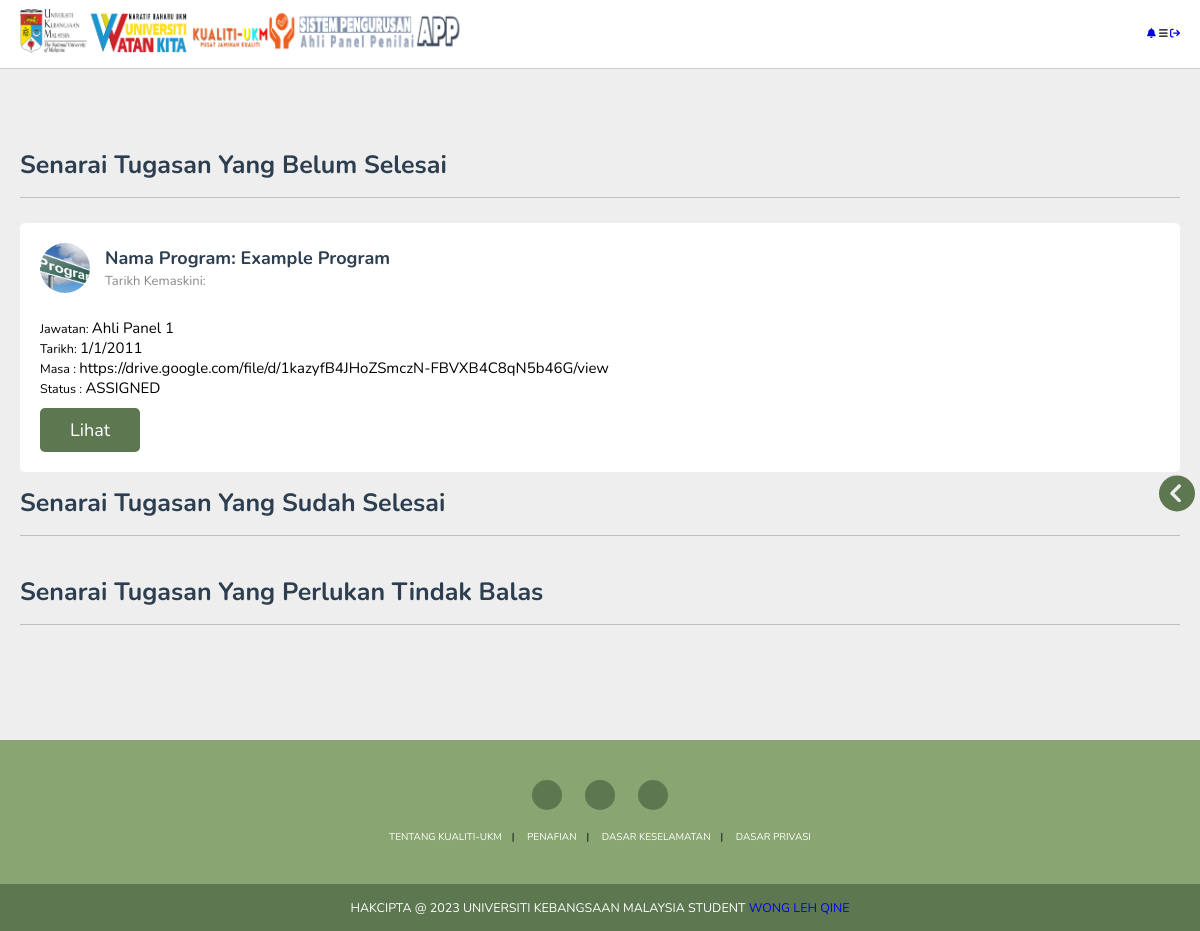
The app's page /pages/penilaianprogram.php (signed in), older data.
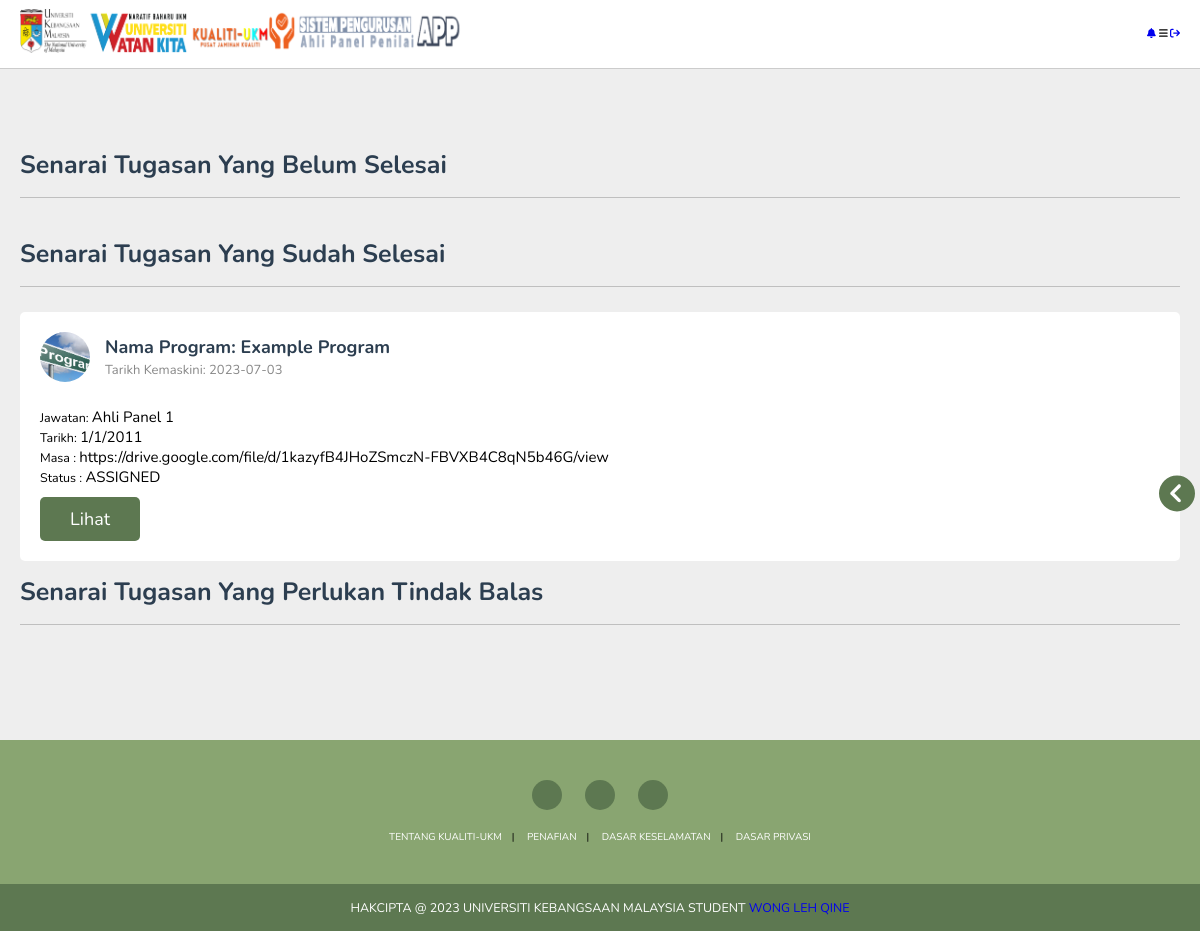
The same page, newer data.
### tables this page shows
CREATE TABLE `program` (
  `PROGRAM_ID` int(11) NOT NULL,
  `NAMA` varchar(100) DEFAULT NULL,
  `TARIKH` varchar(50) DEFAULT NULL,
  `URL_DRIVE` varchar(100) DEFAULT NULL,
  `BIDANG` varchar(50) DEFAULT NULL,
  `STATUS` varchar(50) DEFAULT NULL,
  `DESCRIPTION` varchar(255) DEFAULT NULL,
  `URL_FILE_DRIVE` varchar(100) DEFAULT NULL,
  `UPLOADEDBY` int(11) NOT NULL
);

CREATE TABLE `appprogram` (
  `APPPROGRAM_ID` int(11) NOT NULL,
  `TARIKH_TERIMA` varchar(50) DEFAULT NULL,
  `APP_ID_PENGERUSI` int(11) DEFAULT NULL,
  `PROGRAM_ID` int(11) DEFAULT NULL,
  `KUALITIUKM_ID` int(11) DEFAULT NULL,
  `APP_ID_PANEL_1` int(11) DEFAULT NULL,
  `APP_ID_PANEL_2` int(11) DEFAULT NULL,
  `TARIKH_MASA_KEMASKINI` varchar(50) DEFAULT NULL,
  `KATEGORI` varchar(50) DEFAULT ''
);

### pages/penilaianprogram.php (the view, shortened to what the changed rows need)
<?php
include("../php/db.php");
$id = $_SESSION["id"];
$list_of_program_app = array();
$list_of_program_panel_1 = array();
$penilaian_info = array();
if ($stmt = $con->prepare("SELECT t1.* FROM program t1 left join appprogram t2 on t1.PROGRAM_ID = t2.PROGRAM_ID WHERE t2.APP_ID_PENGERUSI  = '$id'")) {
   $stmt->execute();
   mysqli_stmt_bind_result($stmt, $program_id, $nama, $tarikh, $url_drive, $bidang, $status, $description, $masa, $uploadedby);
} else {
   echo 'Could not prepare statement!';
}
if ($stmt = $con->prepare("SELECT t1.* FROM program t1 left join appprogram t2 on t1.PROGRAM_ID = t2.PROGRAM_ID WHERE t2.APP_ID_PANEL_1 = '$id'")) {
   $stmt->execute();
   mysqli_stmt_bind_result($stmt, $program_id, $nama, $tarikh, $url_drive, $bidang, $status, $description, $masa, $uploadedby);
   while (mysqli_stmt_fetch($stmt)) {
      array_push($list_of_program_panel_1, array($program_id, $nama, $tarikh, $url_drive, $bidang, $status, $description, $masa, $uploadedby));
   }
} else {
   echo 'Could not prepare statement!';
}
if ($stmt = $con->prepare("SELECT `APPPROGRAM_ID`, `TARIKH_TERIMA`, `APP_ID_PENGERUSI`, `PROGRAM_ID`, `KUALITIUKM_ID`, `APP_ID_PANEL_1`, `TARIKH_MASA_KEMASKINI` FROM `appprogram` WHERE `APP_ID_PENGERUSI` = '$id'")) {
   $stmt->execute();
   mysqli_stmt_bind_result($stmt, $app_program_id, $tarikh_terima, $app_id_pengerusi, $program_id, $kualitiukm_id, $app_id_panel_1, $tarikh_masa_kemaskini);
} else {
   echo 'Could not prepare statement!';
}
if ($stmt = $con->prepare("SELECT `APPPROGRAM_ID`, `TARIKH_TERIMA`, `APP_ID_PENGERUSI`, `PROGRAM_ID`, `KUALITIUKM_ID`, `APP_ID_PANEL_1`, `TARIKH_MASA_KEMASKINI` FROM `appprogram` WHERE `APP_ID_PANEL_1` = '$id'")) {
   $stmt->execute();
   mysqli_stmt_bind_result($stmt, $app_program_id, $tarikh_terima, $app_id_pengerusi, $program_id, $kualitiukm_id, $app_id_panel_1, $tarikh_masa_kemaskini);
   while (mysqli_stmt_fetch($stmt)) {
      array_push($penilaian_info, array($app_program_id, $tarikh_terima, $app_id_pengerusi, $program_id, $kualitiukm_id, $app_id_panel_1, $tarikh_masa_kemaskini));
   }
} else {
   echo 'Could not prepare statement!';
}
$done_report = array([], [], []);
if ($stmt = $con->prepare("SELECT t1.`APPPROGRAM_ID`, t1.`TARIKH_EFEKTIF` FROM `laporan` t1 LEFT JOIN appprogram t2 on t1.APPPROGRAM_ID = t2.APPPROGRAM_ID WHERE t2.`APP_ID_PENGERUSI` = '$id' AND t1.TYPE = '0'")) {
   $stmt->execute();
   mysqli_stmt_bind_result($stmt, $app_program_id, $tarikh_efektif);
} else {
   echo 'Could not prepare statement!';
}
if ($stmt = $con->prepare("SELECT t1.`APPPROGRAM_ID`, t1.`TARIKH_EFEKTIF` FROM `laporan` t1 LEFT JOIN appprogram t2 on t1.APPPROGRAM_ID = t2.APPPROGRAM_ID WHERE t2.`APP_ID_PANEL_1` = '$id' AND t1.TYPE = '1'")) {
   $stmt->execute();
   mysqli_stmt_bind_result($stmt, $app_program_id, $tarikh_efektif);
   while (mysqli_stmt_fetch($stmt)) {
      array_push($done_report[1], $app_program_id, $tarikh_efektif);
   }
} else {
   echo 'Could not prepare statement!';
}
$pos_belum_selesai = array();
$pos_sudah_selesai = array();
$tracker = 0;
$max = count($penilaian_info);
while ($tracker < $max) {
   if ($tracker < count($done_report[0])) {
      if (in_array($penilaian_info[$tracker][0], $done_report[0])) {
         array_push($pos_sudah_selesai, $tracker);
      } else {
         array_push($pos_belum_selesai, $tracker);
      }
   } else if ($tracker < count($done_report[0]) + count($done_report[1])) {
      if (in_array($penilaian_info[$tracker][0], $done_report[1])) {
         array_push($pos_sudah_selesai, $tracker);
      } else {
         array_push($pos_belum_selesai, $tracker);
      }
   } else {
      if (in_array($penilaian_info[$tracker][0], $done_report[2])) {
         array_push($pos_sudah_selesai, $tracker);
      } else {
         array_push($pos_belum_selesai, $tracker);
      }
   }
   $tracker++;
}
$j = 0;
?>
<!DOCTYPE html>
<html lang="en">
<head>
   <link rel="stylesheet" href="https://cdnjs.cloudflare.com/ajax/libs/font-awesome/6.1.2/css/all.min.css">
   <link rel="stylesheet" href="../style/stylepertanyaan.css">
</head>
<body>
   <section class="courses">
      <h1 class="heading">Senarai Tugasan yang Belum Selesai</h1>
      <div class="box-container">
         <?php
         for ($i = 0; $i < count($list_of_program_app); $i++, $j++) {
            if (in_array($i, $pos_belum_selesai)) {
               $current_pid = $list_of_program_app[$i][0];
               $current_application_id = $penilaian_info[$j][0];
               echo "<div class=\"box\">
      <div class=\"tutor\">";
      if(isset($list_of_program_app[$i][3])){
         echo "<img src=\"".$list_of_program_app[$i][3]."\" alt=\"\">";
      }else {
                  echo "<img src=\"../img/program.jpg\" alt=\"\">";
      }
      echo "
         <div>
            <h3>Nama Program: ", $list_of_program_app[$i][1], "</h3>
            <span>Tarikh Kemaskini: ", $penilaian_info[$j][6], "</span>
         </div>
      </div>
      <p>Jawatan: <span>Pengerusi</span></p>
      <p>Tarikh: <span>", $list_of_program_app[$i][2], "</span></p>
      <p>Masa : <span>", $list_of_program_app[$i][7], "</span></p>
      <p>Status : <span>", $list_of_program_app[$i][5], "</span></p>
      <a href=\"./detailprogram.php?id=$current_application_id&type=0&pid=$current_pid\" class=\"inline-btn\">Lihat</a>
   </div>";
            }
         }
         for ($i = 0; $i < count($list_of_program_panel_1); $i++, $j++) {
            if (in_array($i + count($list_of_program_app), $pos_belum_selesai)) {
               $current_pid = $list_of_program_panel_1[$i][0];
               $current_application_id = $penilaian_info[$j][0];
               echo "<div class=\"box\">
      <div class=\"tutor\">";
      if(isset($list_of_program_app[$i][3])){
         echo "<img src=\"".$list_of_program_app[$i][3]."\" alt=\"\">";
      }else {
                  echo "<img src=\"../img/program.jpg\" alt=\"\">";
      }
      echo "
         <div>
            <h3>Nama Program: ", $list_of_program_panel_1[$i][1], "</h3>
            <span>Tarikh Kemaskini: ", $penilaian_info[$j][6], "</span>
         </div>
      </div>
      <p>Jawatan: <span>Ahli Panel 1</span></p>
      <p>Tarikh: <span>", $list_of_program_panel_1[$i][2], "</span></p>
      <p>Masa : <span>", $list_of_program_panel_1[$i][7], "</span></p>
      <p>Status : <span>", $list_of_program_panel_1[$i][5], "</span></p>
      <a href=\"./detailprogram.php?id=$current_application_id&type=1&pid=$current_pid\" class=\"inline-btn\">Lihat</a>
   </div>";
            }
         }
         $j = 0;
         ?>
      </div>
      <br>
      <h1 class="heading">Senarai Tugasan yang Sudah Selesai</h1>
      <div class="box-container">
         <?php
         $today_date = date("Y-m-d");
         for ($i = 0; $i < count($list_of_program_app); $i++, $j++) {
            if (in_array($i, $pos_sudah_selesai)) {
               if (strtotime($today_date)  < strtotime(date('Y-m-d', strtotime("+6 months", strtotime($penilaian_info[$j][6]))))) {
                  $current_application_id = $penilaian_info[$j][0];
                  $current_pid = $list_of_program_app[$i][0];
                  echo "<div class=\"box\">
               <div class=\"tutor\">
               ";
               if(isset($list_of_program_app[$i][3])){
                  echo "<img src=\"".$list_of_program_app[$i][3]."\" alt=\"\">";
               }else {
                           echo "<img src=\"../img/program.jpg\" alt=\"\">";
               }
               echo "                  <div>
                     <h3>Nama Program: ", $list_of_program_app[$i][1], "</h3>
                     <span>Tarikh Kemaskini: ", $penilaian_info[$j][6], "</span>
                  </div>
               </div>
               <p>Jawatan: <span>Pengerusi</span></p>
               <p>Tarikh: <span>", $list_of_program_app[$i][2], "</span></p>
               <p>Masa : <span>", $list_of_program_app[$i][7], "</span></p>
               <p>Status : <span>", $list_of_program_app[$i][5], "</span></p>
               <a href=\"./other_people_laporan.php?id=$current_application_id&type=0&pid=$current_pid\" class=\"inline-btn\">Lihat</a>
            </div>";
               }
            }
         }
         for ($i = 0; $i < count($list_of_program_panel_1); $i++, $j++) {
            if (in_array($i + count($list_of_program_app), $pos_sudah_selesai)) {
               if (strtotime($today_date)  < strtotime(date('Y-m-d', strtotime("+6 months", strtotime($penilaian_info[$j][6]))))) {
                  $current_application_id = $penilaian_info[$j][0];
                  $current_pid = $list_of_program_panel_1[$i][0];
                  echo "<div class=\"box\">
            <div class=\"tutor\">
            ";
            if(isset($list_of_program_app[$i][3])){
               echo "<img src=\"".$list_of_program_app[$i][3]."\" alt=\"\">";
            }else {
                        echo "<img src=\"../img/program.jpg\" alt=\"\">";
            }
            echo "               <div>
                  <h3>Nama Program: ", $list_of_program_panel_1[$i][1], "</h3>
                  <span>Tarikh Kemaskini: ", $penilaian_info[$j][6], "</span>
               </div>
            </div>
            <p>Jawatan: <span>Ahli Panel 1</span></p>
            <p>Tarikh: <span>", $list_of_program_panel_1[$i][2], "</span></p>
            <p>Masa : <span>", $list_of_program_panel_1[$i][7], "</span></p>
            <p>Status : <span>", $list_of_program_panel_1[$i][5], "</span></p>
            <a href=\"./other_people_laporan.php?id=$current_application_id&type=1&pid=$current_pid\" class=\"inline-btn\">Lihat</a>
         </div>";
               }
            }
         }
         ?>
      </div>
      <br>
      <h1 class="heading">Senarai Tugasan yang Perlukan Tindak Balas</h1>
   </section>
</body>
</html>

Row changes from the older to the newer data that the page shows:
shown differently, row unchanged: program "Example Program": moves from the list under "Senarai Tugasan Yang Belum Selesai" to the list under "Senarai Tugasan Yang Sudah Selesai"
now on this page (row edited): appprogram: TARIKH_MASA_KEMASKINI "2023-07-03"
